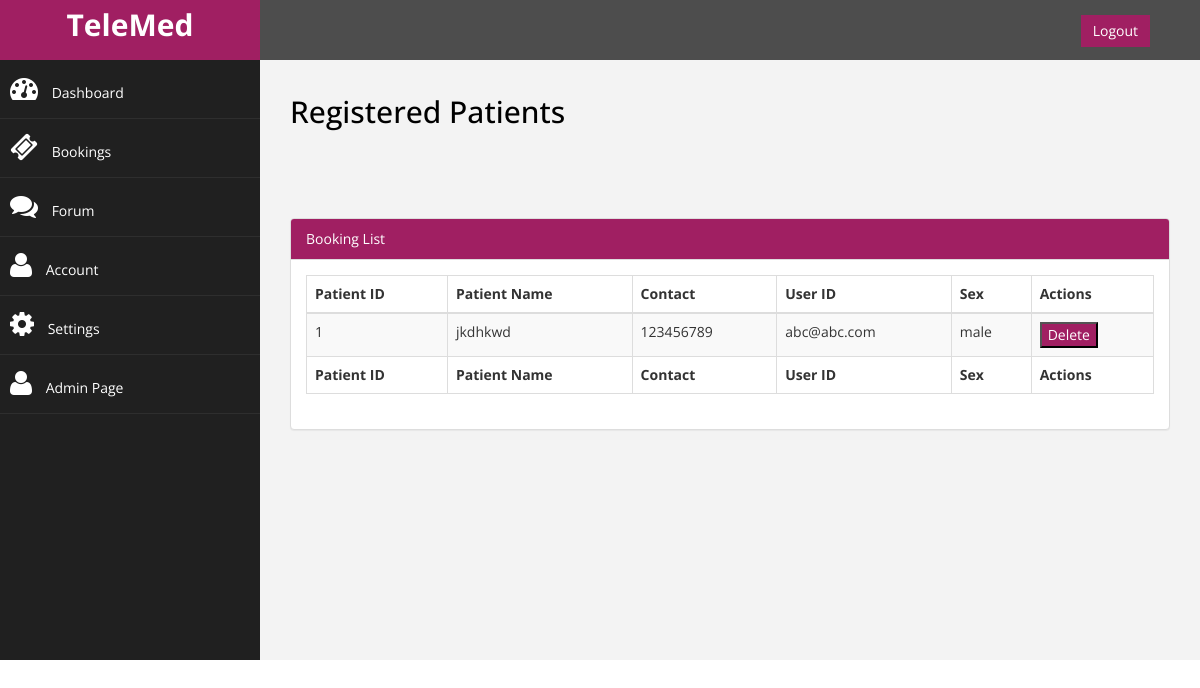
Screenshot of /admin/admin_list_patients.php (signed in) with the database file from the repository.
### tables this page shows
CREATE TABLE `patients` (
  `id` int NOT NULL,
  `name` varchar(30) NOT NULL,
  `phone` varchar(15) NOT NULL,
  `email` varchar(30) NOT NULL,
  `pass` varchar(30) NOT NULL,
  `sex` varchar(30) NOT NULL
);

### admin/admin_list_patients.php (the view, shortened to what this page needs)
<?php
include("header.php");
include_once '../database.php';
$query = "SELECT * FROM patients";
$result = mysqli_query($conn,$query);
?>
                <div class="row">
                    <div class="col-md-12">
                     <h2 style="color:black">Registered Patients</h2>
						<br>
						<br><br><br>
                    </div>
                </div>
            <div class="row">
                <div class="col-md-12">
                    <div class="panel panel-default">
                        <div class="panel-heading"  style="background-color:#a01f62;color:white;">
                             Booking List
                        </div>
                        <div class="panel-body">
                            <div class="table-responsive">
                                <table class="table table-striped table-bordered table-hover" id="dataTables-example">
                                    <thead>
                                        <tr>
                                            <th>Patient ID</th>
                                            <th>Patient Name</th>
                                            <th>Contact</th>
											<th>User ID</th>
                                            <th>Sex</th>
											<th>Actions</th>
                                        </tr>
                                    </thead>
									<tfoot>
                                        <tr>
                                            <th>Patient ID</th>
                                            <th>Patient Name</th>
                                            <th>Contact</th>
											<th>User ID</th>
											<th>Sex</th>
											<th>Actions</th>
                                        </tr>
                                    </tfoot>
                                    <tbody>
										<?php
					while($row = mysqli_fetch_array($result)){
							echo "<tr><td >" . $row['id'] . "</td>
							<td>" . $row['name'] . "</td><td>" . $row['phone'] . "</td><td >" . $row['email'] . "</td>
							<td >" . $row['sex'] . "</td>
							<td><div class='field-actions'>
                            <div class='btn-group'>
							<form action='admin_list_booking.php' method='post'>
							  <button   name='delete_id' style='background-color:#a01f62;color:white;'  value='" . $row['id'] . "'   type='submit'>Delete</button>
							</from></div></div></td></tr>";
						}
				?>
                                    </tbody>
                                </table>
                            </div>
                        </div>
                    </div>
                </div>
            </div>
    </div>
            <?php
include("footer.php");
?>

### admin/assets/css/custom.css (style rules this page uses)
body { font-family: 'Open Sans', sans-serif; }
h2 { color: #f00; }

### rows the page displays
patients: id "1", name "jkdhkwd", phone "123456789", email "abc@abc.com", sex "male"
